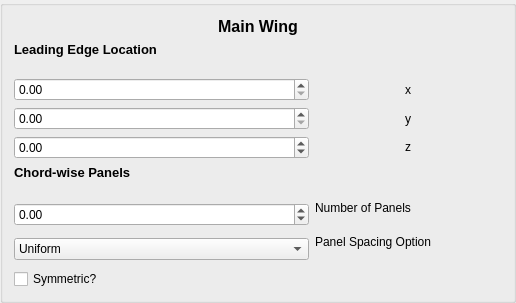
                                    <widget class="QGroupBox" name="groupBox">
                                        <property name="title">
                                            <string/>
                                        </property>
                                        <layout class="QGridLayout" name="gridLayout">
                                            <item row="3" column="1"
                                                  alignment="Qt::AlignHCenter">
                                                <widget class="QLabel" name="label">
                                                    <property name="text">
                                                        <string>x</string>
                                                    </property>
                                                </widget>
                                            </item>
                                            <item row="4" column="1"
                                                  alignment="Qt::AlignHCenter">
                                                <widget class="QLabel" name="label_2">
                                                    <property name="text">
                                                        <string>y</string>
                                                    </property>
                                                </widget>
                                            </item>
                                            <item row="2" column="0" colspan="2">
                                                <widget class="QLabel" name="label_11">
                                                    <property name="sizePolicy">
                                                        <sizepolicy
                                                                hsizetype="Preferred"
                                                                vsizetype="Maximum">
                                                            <horstretch>0</horstretch>
                                                            <verstretch>0</verstretch>
                                                        </sizepolicy>
                                                    </property>
                                                    <property name="font">
                                                        <font>
                                                            <pointsize>10</pointsize>
                                                            <weight>75</weight>
                                                            <bold>true</bold>
                                                        </font>
                                                    </property>
                                                    <property name="text">
                                                        <string>Leading Edge Location
                                                        </string>
                                                    </property>
                                                </widget>
                                            </item>
                                            <item row="5" column="0">
                                                <widget class="QDoubleSpinBox"
                                                        name="LE_loc_z">
                                                    <property name="minimum">
                                                        <double>-33.000000000000000
                                                        </double>
                                                    </property>
                                                    <property name="maximum">
                                                        <double>45.000000000000000
                                                        </double>
                                                    </property>
                                                </widget>
                                            </item>
                                            <item row="3" column="0">
                                                <widget class="QDoubleSpinBox"
                                                        name="LE_loc_x">
                                                    <property name="suffix">
                                                        <string/>
                                                    </property>
                                                    <property name="maximum">
                                                        <double>49.000000000000000
                                                        </double>
                                                    </property>
                                                </widget>
                                            </item>
                                            <item row="8" column="1"
                                                  alignment="Qt::AlignHCenter">
                                                <widget class="QLabel" name="label_5">
                                                    <property name="sizePolicy">
                                                        <sizepolicy
                                                                hsizetype="MinimumExpanding"
                                                                vsizetype="Preferred">
                                                            <horstretch>0</horstretch>
                                                            <verstretch>0</verstretch>
                                                        </sizepolicy>
                                                    </property>
                                                    <property name="text">
                                                        <string>Number of Panels
                                                        </string>
                                                    </property>
                                                </widget>
                                            </item>
                                            <item row="4" column="0">
                                                <widget class="QDoubleSpinBox"
                                                        name="LE_loc_y">
                                                    <property name="maximum">
                                                        <double>49.000000000000000
                                                        </double>
                                                    </property>
                                                </widget>
                                            </item>
                                            <item row="11" column="0">
                                                <widget class="QCheckBox"
                                                        name="mainWingSymmetryCheckbox">
                                                    <property name="text">
                                                        <string>Symmetric?</string>
                                                    </property>
                                                </widget>
                                            </item>
                                            <item row="10" column="1"
                                                  alignment="Qt::AlignHCenter">
                                                <widget class="QLabel" name="label_4">
                                                    <property name="text">
                                                        <string>Panel Spacing Option
                                                        </string>
                                                    </property>
                                                </widget>
                                            </item>
                                            <item row="7" column="0">
                                                <widget class="QLabel" name="label_12">
                                                    <property name="sizePolicy">
                                                        <sizepolicy
                                                                hsizetype="Preferred"
                                                                vsizetype="Maximum">
                                                            <horstretch>0</horstretch>
                                                            <verstretch>0</verstretch>
                                                        </sizepolicy>
                                                    </property>
                                                    <property name="font">
                                                        <font>
                                                            <pointsize>10</pointsize>
                                                            <weight>75</weight>
                                                            <bold>true</bold>
                                                        </font>
                                                    </property>
                                                    <property name="text">
                                                        <string>Chord-wise Panels
                                                        </string>
                                                    </property>
                                                </widget>
                                            </item>
                                            <item row="10" column="0">
                                                <widget class="QComboBox"
                                                        name="CWPanelSpcaing">
                                                    <item>
                                                        <property name="text">
                                                            <string>Uniform</string>
                                                        </property>
                                                    </item>
                                                    <item>
                                                        <property name="text">
                                                            <string>Cosine</string>
                                                        </property>
                                                    </item>
                                                    <item>
                                                        <property name="text">
                                                            <string>Reverse Cosine
                                                            </string>
                                                        </property>
                                                    </item>
                                                </widget>
                                            </item>
                                            <item row="5" column="1"
                                                  alignment="Qt::AlignHCenter">
                                                <widget class="QLabel" name="label_3">
                                                    <property name="text">
                                                        <string>&lt;html&gt;&lt;head/&gt;&lt;body&gt;&lt;p&gt;z&lt;/p&gt;&lt;/body&gt;&lt;/html&gt;</string>
                                                    </property>
                                                </widget>
                                            </item>
                                            <item row="8" column="0">
                                                <widget class="QDoubleSpinBox"
                                                        name="panelNum_CWPanels">
                                                    <property name="minimum">
                                                        <double>-50.000000000000000
                                                        </double>
                                                    </property>
                                                    <property name="maximum">
                                                        <double>44.000000000000000
                                                        </double>
                                                    </property>
                                                </widget>
                                            </item>
                                            <item row="0" column="0" colspan="2">
                                                <widget class="QLabel"
                                                        name="MainWingLabel">
                                                    <property name="sizePolicy">
                                                        <sizepolicy hsizetype="Minimum"
                                                                    vsizetype="Maximum">
                                                            <horstretch>0</horstretch>
                                                            <verstretch>0</verstretch>
                                                        </sizepolicy>
                                                    </property>
                                                    <property name="font">
                                                        <font>
                                                            <pointsize>12</pointsize>
                                                            <weight>75</weight>
                                                            <bold>true</bold>
                                                        </font>
                                                    </property>
                                                    <property name="contextMenuPolicy">
                                                        <enum>Qt::PreventContextMenu
                                                        </enum>
                                                    </property>
                                                    <property name="frameShadow">
                                                        <enum>QFrame::Sunken</enum>
                                                    </property>
                                                    <property name="lineWidth">
                                                        <number>1</number>
                                                    </property>
                                                    <property name="text">
                                                        <string>Main Wing</string>
                                                    </property>
                                                    <property name="alignment">
                                                        <set>Qt::AlignCenter</set>
                                                    </property>
                                                </widget>
                                            </item>
                                        </layout>
                                    </widget>
